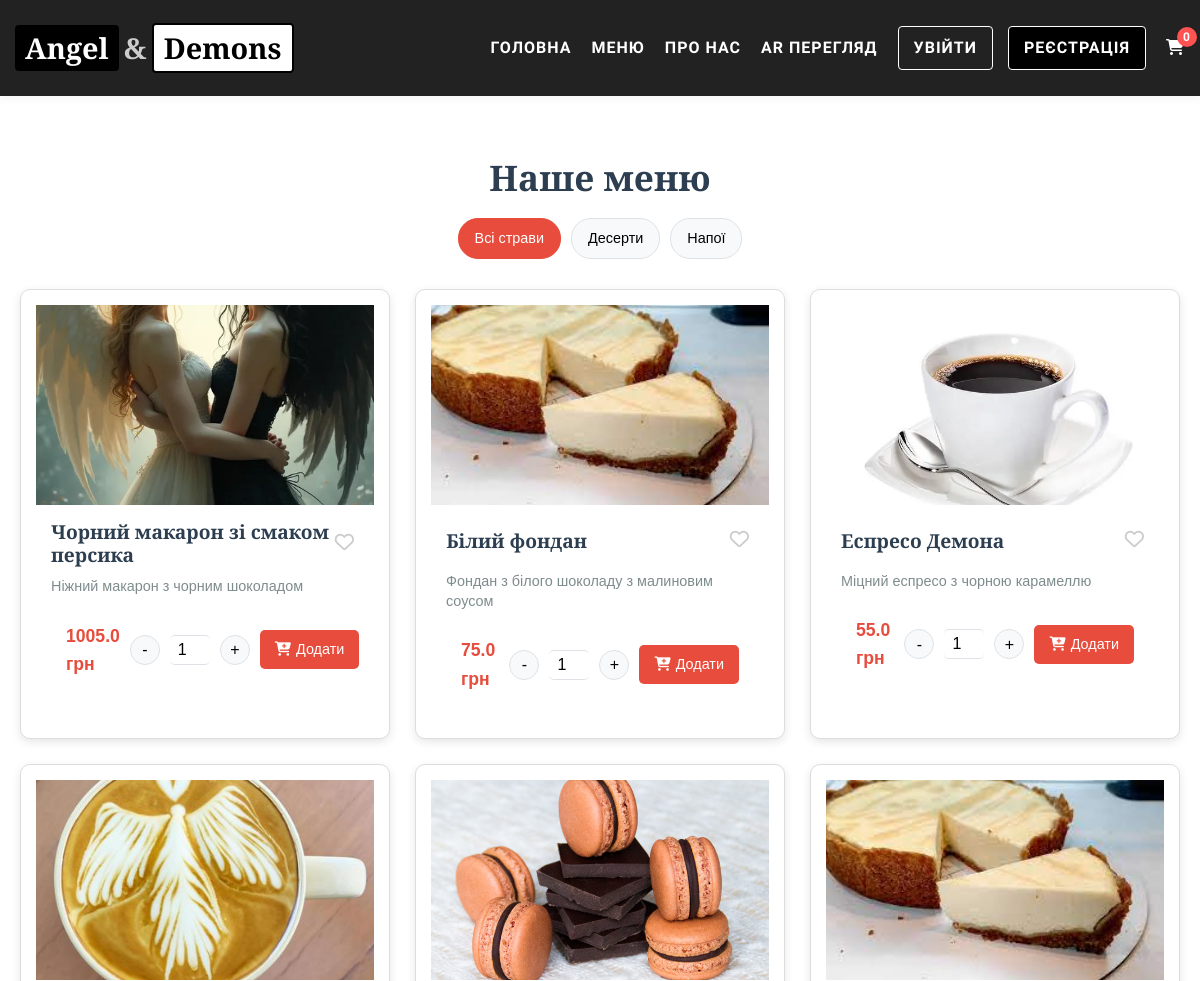
Before: /menu (upper part) with the older database file.
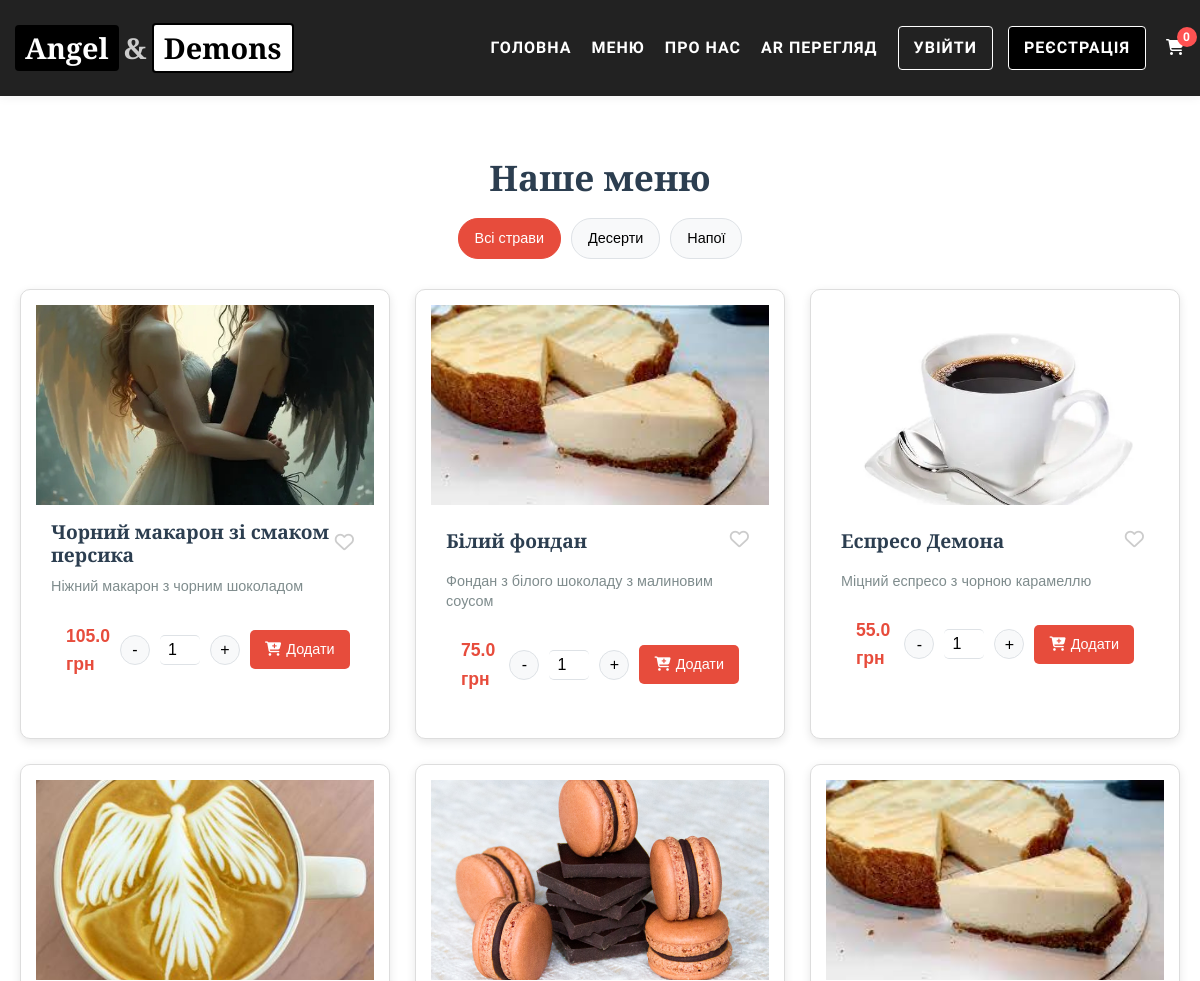
After: the same page with the newer database file.
### tables this page shows
CREATE TABLE categories
                 (id INTEGER PRIMARY KEY AUTOINCREMENT,
                  name TEXT NOT NULL,
                  description TEXT);

CREATE TABLE menu_items
                 (id INTEGER PRIMARY KEY AUTOINCREMENT,
                  category_id INTEGER NOT NULL,
                  name TEXT NOT NULL,
                  description TEXT,
                  price REAL NOT NULL, image_name TEXT,
                  FOREIGN KEY (category_id) REFERENCES categories (id));

### app.py (the view)
@app.route('/menu')
def menu():
        categories = []
        with sqlite3.connect('cafe.db') as conn:
            conn.row_factory = sqlite3.Row
            cursor = conn.cursor()
            cursor.execute("""
                SELECT id, *
                FROM categories

            """)
            categories_data = cursor.fetchall()
            for category in categories_data:
                cursor.execute("""
                                    SELECT id, name, description, price, image_name
                                    FROM menu_items
                                    WHERE category_id = ?

                                """, (category['id'],))
                items = []
                for item in cursor.fetchall():
                    items.append({
                        'id': item['id'],
                        'name': item['name'],
                        'description': item['description'],
                        'price': item['price'],
                        'image': item['image_name'] or 'placeholder.jpg'
                    })
                categories.append({
                    'id': category['id'],
                    'name': category['name'],
                    'description': category['description'],
                    'products': items  # Зберігаємо під ключем 'products' для сумісності з шаблоном
                })
        return render_template('menu.html', categories=categories)

### templates/menu.html (shortened to what this page needs)
{% extends "base.html" %}
{% block content %}
<div class="menu-page">
    <div class="menu-header">
        <h1>Наше меню</h1>
        <div class="category-filters">
            <button class="filter-btn active" data-category="all">Всі страви</button>
            {% for category in categories %}
            <button class="filter-btn" data-category="{{ category.id }}">{{ category.name }}</button>
            {% endfor %}
        </div>
    </div>
    <div class="menu-items">
        {% for category in categories %}
        {% for item in category.products %}
        <div class="menu-item" data-category="{{ category.id }}">
            <div class="item-image">
                <img src="{{ url_for('static', filename='images/menu/' + (item.image if item.image else 'placeholder.jpg')) }}"
                     alt="{{ item.name }}"
                     onerror="this.onerror=null;this.src='{{ url_for('static', filename='images/placeholder.jpg') }}'">
            </div>
            <div class="item-info">
                <div class="item-header">
                    <h3>{{ item.name }}</h3>
                    <button class="favorite-btn" data-item-id="{{ item.id }}">
                        <i class="far fa-heart"></i>
                    </button>
                </div>
                <p class="description">{{ item.description }}</p>
                <div class="item-footer">
                    <span class="price">{{ item.price }} грн</span>
                    <div class="quantity-control">
                        <button class="quantity-btn minus">-</button>
                        <input type="number" class="quantity-input" value="1" min="1">
                        <button class="quantity-btn plus">+</button>
                    </div>
                    <button class="add-to-cart-btn" data-item-id="{{ item.id }}">
                        <i class="fas fa-cart-plus"></i> Додати
                    </button>
                </div>
            </div>
        </div>
        {% endfor %}
        {% endfor %}
    </div>
</div>
{% endblock %}

### templates/base.html (shortened to what this page needs)
<!DOCTYPE html>
<html lang="uk">
<head>
    <link href="https://cdn.jsdelivr.net/npm/bootstrap@5.1.3/dist/css/bootstrap.min.css" rel="stylesheet">
    <link rel="stylesheet" href="{{ url_for('static', filename='css/style.css') }}">
    <link rel="stylesheet" href="https://cdnjs.cloudflare.com/ajax/libs/font-awesome/6.4.0/css/all.min.css">
</head>
<body>
    <header class="header">
        <div class="container">
            <nav class="navbar">
                <a href="{{ url_for('index') }}" class="logo">
                    <span class="logo-angel">Angel</span>
                    <span class="logo-amp">&</span>
                    <span class="logo-demons">Demons</span>
                </a>
                <div class="nav-links" id="navLinks">
                    <a href="{{ url_for('index') }}">Головна</a>
                    <a href="{{ url_for('menu') }}">Меню</a>
                    <a href="{{ url_for('about') }}">Про нас</a>
                    <a href="{{ url_for('ar_view') }}">AR Перегляд</a>
                    <div class="user-section">
                        {% if current_user.is_authenticated %}
                            <div class="user-dropdown" id="userDropdown">
                                <button class="user-btn">
                                    <i class="fas fa-user-circle"></i>
                                    {{ current_user.username }}
                                </button>
                                <div class="dropdown-content">
                                    <a href="{{ url_for('profile') }}">Профіль</a>
                                    {% if current_user.is_authenticated and current_user.is_admin %}
                                        <a class="nav-link dropdown-toggle" href="#" id="adminDropdown" role="button" data-toggle="dropdown">
                                            Адмін-панель
                                        </a>
                                      <li class="nav-item dropdown">
                                            <a class="dropdown-item" href="{{ url_for('admin_menu') }}">Керування меню</a>
                                            <a class="dropdown-item" href="{{ url_for('admin_users') }}">Керування користувачами</a>
                                    </li>
                                    {% endif %}
                                    <a href="{{ url_for('logout') }}">Вийти</a>
                                </div>
                            </div>
                        {% else %}
                            <a href="{{ url_for('login') }}" class="login-btn">Увійти</a>
                            <a href="{{ url_for('register') }}" class="register-btn">Реєстрація</a>
                        {% endif %}
                    </div>
                    <a href="{{ url_for('view_cart') }}" class="cart-link">
                        <i class="fas fa-shopping-cart"></i>
                        <span class="cart-count" id="cartCount">
                            {% if 'cart' in session %}
                                {{ session.cart|length }}
                            {% else %}
                                0
                            {% endif %}
                        </span>
                    </a>
                </div>
            </nav>
        </div>
    </header>
    <main class="main-content">
        {% block content %}{% endblock %}
    </main>
</body>
</html>

### templates/base.html (style rules this page uses)
body { margin: 0; font-family: 'Raleway', sans-serif; }
.container { width: 100%; max-width: 1200px; margin: 0 auto; padding: 0 15px; box-sizing: border-box; }
.header { background-color: #222; padding: 15px 0; position: relative; }
.navbar { display: flex; align-items: center; justify-content: space-between; position: relative; }
.logo { color: white; font-size: 1.5rem; text-decoration: none; font-weight: bold; font-family: 'Playfair Display', serif; }
.logo-angel { color: #fff; }
.logo-amp { color: #ccc; }
.logo-demons { color: #000000; }
.nav-links { display: flex; align-items: center; gap: 20px; }
.nav-links a { color: white; text-decoration: none; transition: color 0.3s; }
.user-section { display: flex; align-items: center; gap: 15px; }
.login-btn, .register-btn { padding: 8px 15px; border-radius: 4px; transition: all 0.3s; }
.login-btn { color: white; border: 1px solid white; }
.register-btn { background-color: #000000; color: white; border: 1px solid #ffffff; }
.cart-link { position: relative; color: white; }
.cart-count { background-color: #ff5252; color: white; border-radius: 50%; padding: 2px 6px; font-size: 12px; position: absolute; top: -8px; right: -12px; }

### templates/menu.html (style rules this page uses)
.menu-page { max-width: 1200px; margin: 0 auto; padding: 20px; font-family: 'Arial', sans-serif; }
.menu-header { text-align: center; margin-bottom: 30px; }
.menu-header h1 { color: #2c3e50; margin-bottom: 20px; font-size: 2.2rem; }
.category-filters { display: flex; flex-wrap: wrap; justify-content: center; gap: 10px; margin-bottom: 20px; }
.filter-btn { padding: 8px 16px; background: #f8f9fa; border: 1px solid #dee2e6; border-radius: 20px; cursor: pointer; transition: all 0.3s; font-size: 0.9rem; }
.filter-btn.active { background: #e74c3c; color: white; border-color: #e74c3c; }
.menu-items { display: grid; grid-template-columns: repeat(auto-fill, minmax(280px, 1fr)); gap: 25px; }
.menu-item { background: white; border-radius: 10px; overflow: hidden; box-shadow: 0 3px 10px rgba(0,0,0,0.1); transition: all 0.3s; }
.item-image { height: 200px; overflow: hidden; }
.item-image img { width: 100%; height: 100%; object-fit: cover; transition: transform 0.5s; }
.item-info { padding: 15px; }
.item-header { display: flex; justify-content: space-between; align-items: center; margin-bottom: 10px; }
.item-info h3 { margin: 0; color: #2c3e50; font-size: 1.2rem; }
.favorite-btn { background: none; border: none; cursor: pointer; font-size: 1.2rem; color: #ccc; transition: all 0.3s; padding: 5px; }
.favorite-btn .fa-heart { transition: transform 0.2s; }
.description { color: #7f8c8d; font-size: 0.9rem; margin-bottom: 15px; line-height: 1.4; }
.item-footer { display: flex; justify-content: space-between; align-items: center; padding: 10px 15px 15px; }
.price { font-weight: bold; color: #e74c3c; font-size: 1.1rem; }
.quantity-control { display: flex; align-items: center; margin: 0 10px; }
.quantity-btn { width: 30px; height: 30px; background: #f8f9fa; border: 1px solid #dee2e6; cursor: pointer; font-size: 1rem; }
.quantity-input { width: 40px; height: 30px; text-align: center; border: 1px solid #dee2e6; border-left: none; border-right: none; }
.add-to-cart-btn { background: #e74c3c; color: white; border: none; padding: 8px 15px; border-radius: 5px; cursor: pointer; transition: background 0.3s; display: flex; align-items: center; gap: 5px; font-size: 0.9rem; }

Changed rows visible on the page:
changed menu_items "Чорний макарон зі смаком персика": price "1005.0" → "105.0"
